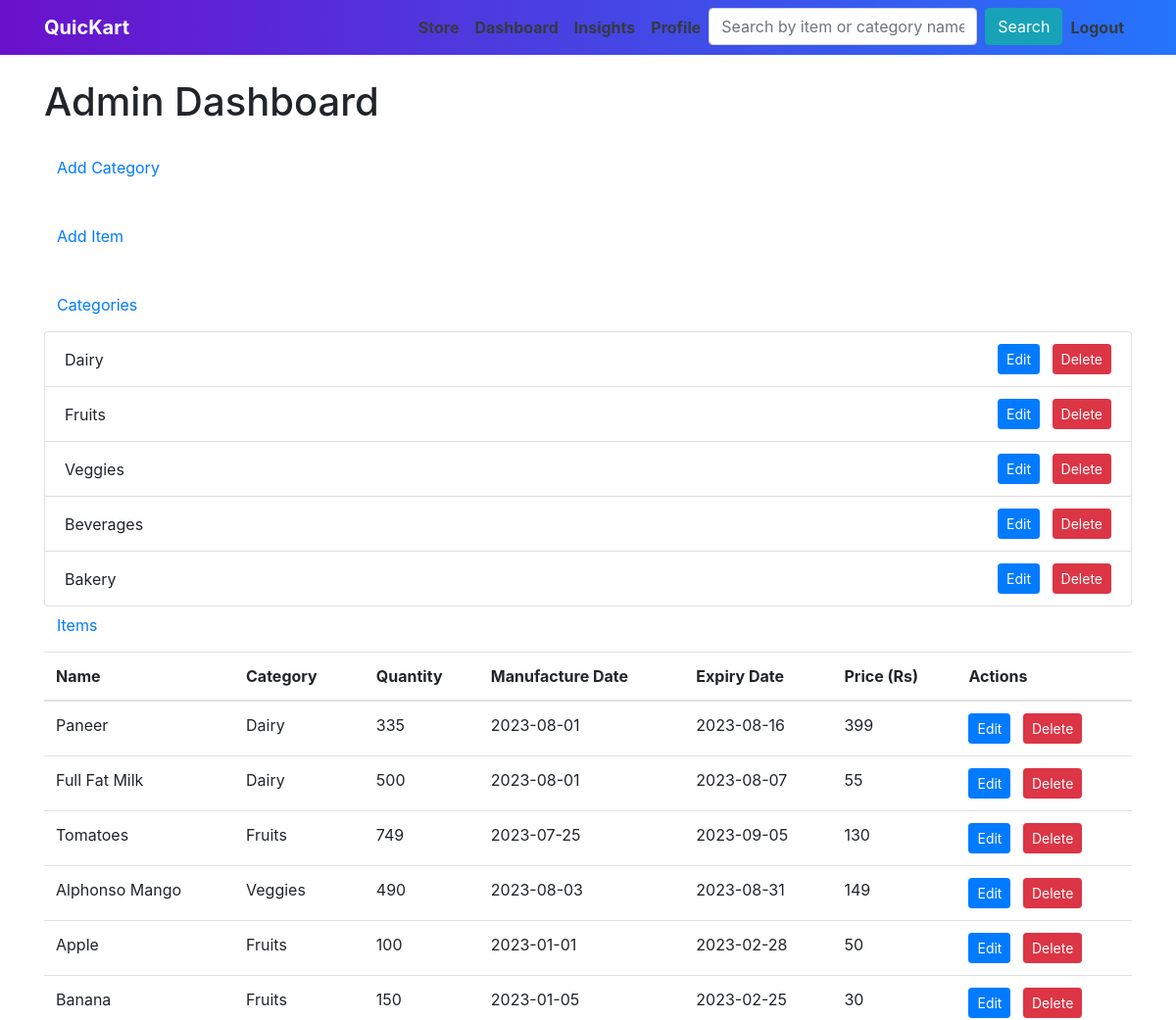
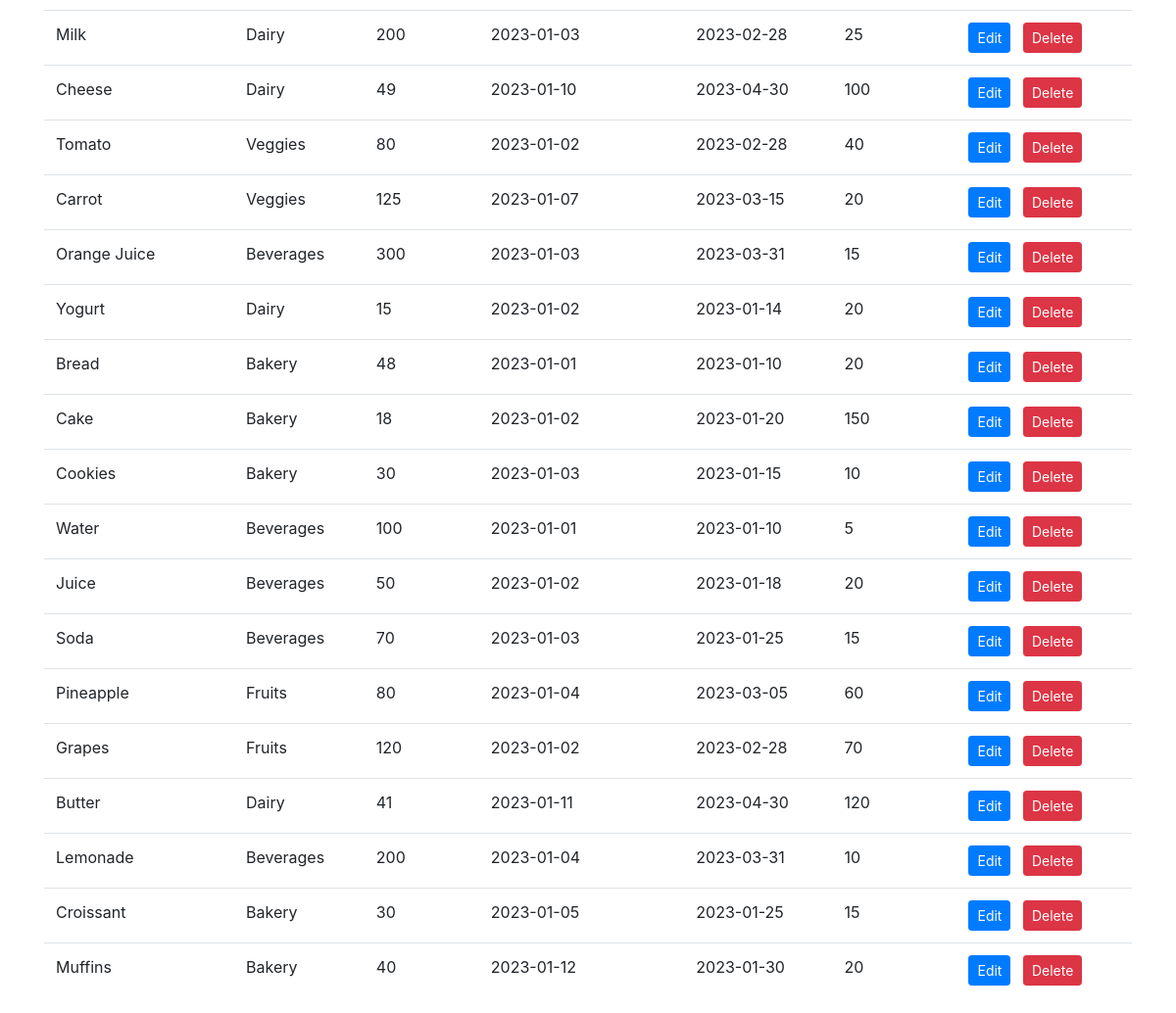
/dashboard, run on the app's committed database (2 pictures, top to bottom).
### application/models.py (models this page shows)
class categories(db.Model):
    __tablename__ = 'categories'
    category_id = db.Column(db.Integer, primary_key=True, autoincrement=True)
    catName = db.Column(db.String)
    items = db.relationship("items", secondary="categoryOfItem")

class items(db.Model):
    __tablename__ = 'items'
    item_id = db.Column(db.Integer, primary_key=True, autoincrement=True)
    name = db.Column(db.String)
    qty = db.Column(db.Integer)
    dom = db.Column(db.Date)
    doe = db.Column(db.Date)
    price = db.Column(db.Integer)
    category = db.relationship("categories", secondary="categoryOfItem")
    unit = db.Column(db.String)

### application/controllers.py (the view)
@app.route('/dashboard')
def dashboard():
    categorylist = categories.query.all()
    itemlist = items.query.all()
    return render_template('dashboard.html', categories=categorylist, items=itemlist)

### templates/dashboard.html (shortened to what this page needs)
<!DOCTYPE html>
<html>
<head>
    <link rel="stylesheet" href="https://stackpath.bootstrapcdn.com/bootstrap/4.5.2/css/bootstrap.min.css">
</head>
<body>
    {% include 'navbar_admin.html' %}
    <div class="container mt-4">
        <h1 class="mb-4">Admin Dashboard</h1>
        <div class="form-container">
            <h3>
                <button class="btn btn-link" type="button" data-toggle="collapse" data-target="#addCategorySection" aria-expanded="false" aria-controls="addCategorySection">
                    Add Category
                </button>
            </h3>
        </div>
        <br>
        <div class="form-container">
            <h3>
                <button class="btn btn-link" type="button" data-toggle="collapse" data-target="#addItemSection" aria-expanded="false" aria-controls="addItemSection">
                    Add Item
                </button>
            </h3>
        </div>
        <br>
        <h3>
            <button class="btn btn-link" type="button" data-toggle="collapse" data-target="#categoriesSection" aria-expanded="true" aria-controls="categoriesSection">
                Categories
            </button>
        </h3>
        <div id="categoriesSection" class="collapse show">
            <ul class="list-group">
                {% for category in categories %}
                <li class="list-group-item d-flex justify-content-between align-items-center">
                    {{ category.catName }}
                    <div>
                        <a href="/edit_category/{{ category.category_id }}" class="btn btn-primary btn-sm mr-2">Edit</a>
                        <a href="/delete_category/{{ category.category_id }}" class="btn btn-danger btn-sm">Delete</a>
                    </div>
                </li>
                {% endfor %}
            </ul>
        </div>
        <h3>
            <button class="btn btn-link" type="button" data-toggle="collapse" data-target="#itemsSection" aria-expanded="true" aria-controls="itemsSection">
                Items
            </button>
        </h3>
        <div id="itemsSection" class="collapse show">
            <table class="table">
                <thead>
                    <tr>
                        <th>Name</th>
                        <th>Category</th>
                        <th>Quantity</th>
                        <th>Manufacture Date</th>
                        <th>Expiry Date</th>
                        <th>Price (Rs)</th>
                        <th>Actions</th>
                    </tr>
                </thead>
                <tbody>
                    {% for item in items %}
                    <tr>
                        <td>{{ item.name }}</td>
                        <td>{% for category in item.category %}{{ category.catName }}{% endfor %}</td>
                        <td>{{ item.qty }}</td>
                        <td>{{ item.dom }}</td>
                        <td>{{ item.doe }}</td>
                        <td>{{ item.price }}</td>
                        <td>
                            <a href="/edit_item/{{ item.item_id }}" class="btn btn-primary btn-sm mr-2">Edit</a>
                            <a href="/delete_item/{{ item.item_id }}" class="btn btn-danger btn-sm">Delete</a>
                        </td>
                    </tr>
                    {% endfor %}
                </tbody>
            </table>
        </div>
    </div>
</body>
</html>

### templates/navbar_admin.html (shortened to what this page needs)
<nav class="navbar navbar-expand-md navbar-dark bg-dark gradient-custom">
    <div class="container">
        <a class="navbar-brand font-weight-bold" href="/">QuicKart</a>
        <div class="collapse navbar-collapse" id="navbarCollapse">
            <ul class="navbar-nav ml-auto">
                <li class="nav-item">
                    <a class="nav-link font-weight-bold text-dark" href="/shop">Store</a>
                </li>
                <li class="nav-item">
                    <a class="nav-link font-weight-bold text-dark" href="/dashboard">Dashboard</a>
                </li>
                <li class="nav-item">
                    <a class="nav-link font-weight-bold text-dark" href="/insights">Insights</a>
                </li>
                <li class="nav-item">
                    <a class="nav-link font-weight-bold text-dark" href="/profile">Profile</a>
                </li>
                <li class="nav-item">
                    <form method="GET" action="/search" class="form-inline d-flex align-items-center">
                        <div class="form-group">
                            <input type="text" name="query" class="form-control" placeholder="Search by item or category name">
                        </div>
                        <button type="submit" class="btn btn-info ml-2">Search</button>
                    </form>
                </li>
                <li class="nav-item">
                    <a class="nav-link font-weight-bold text-dark" href="/logout">Logout</a></li>
            </ul>
        </div>
    </div>
</nav>

### templates/dashboard.html (style rules this page uses)
.gradient-custom { background: linear-gradient(to right, rgba(106, 17, 203, 1), rgba(37, 117, 252, 1)) }

### data on the page
categories: catName "Dairy"
categories: catName "Fruits"
categories: catName "Veggies"
categories: catName "Beverages"
categories: catName "Bakery"
items: name "Paneer", qty "335", dom "2023-08-01", doe "2023-08-16", price "399"
items: name "Full Fat Milk", qty "500", dom "2023-08-01", doe "2023-08-07", price "55"
items: name "Tomatoes", qty "749", dom "2023-07-25", doe "2023-09-05", price "130"
items: name "Alphonso Mango", qty "490", dom "2023-08-03", doe "2023-08-31", price "149"
items: name "Apple", qty "100", dom "2023-01-01", doe "2023-02-28", price "50"
items: name "Banana", qty "150", dom "2023-01-05", doe "2023-02-25", price "30"
items: name "Milk", qty "200", dom "2023-01-03", doe "2023-02-28", price "25"
items: name "Cheese", qty "49", dom "2023-01-10", doe "2023-04-30", price "100"
items: name "Tomato", qty "80", dom "2023-01-02", doe "2023-02-28", price "40"
items: name "Carrot", qty "125", dom "2023-01-07", doe "2023-03-15", price "20"
items: name "Orange Juice", qty "300", dom "2023-01-03", doe "2023-03-31", price "15"
items: name "Yogurt", qty "15", dom "2023-01-02", doe "2023-01-14", price "20"
items: name "Bread", qty "48", dom "2023-01-01", doe "2023-01-10", price "20"
items: name "Cake", qty "18", dom "2023-01-02", doe "2023-01-20", price "150"
items: name "Cookies", qty "30", dom "2023-01-03", doe "2023-01-15", price "10"
items: name "Water", qty "100", dom "2023-01-01", doe "2023-01-10", price "5"
items: name "Juice", qty "50", dom "2023-01-02", doe "2023-01-18", price "20"
items: name "Soda", qty "70", dom "2023-01-03", doe "2023-01-25", price "15"
items: name "Pineapple", qty "80", dom "2023-01-04", doe "2023-03-05", price "60"
items: name "Grapes", qty "120", dom "2023-01-02", doe "2023-02-28", price "70"
items: name "Butter", qty "41", dom "2023-01-11", doe "2023-04-30", price "120"
items: name "Lemonade", qty "200", dom "2023-01-04", doe "2023-03-31", price "10"
items: name "Croissant", qty "30", dom "2023-01-05", doe "2023-01-25", price "15"
items: name "Muffins", qty "40", dom "2023-01-12", doe "2023-01-30", price "20"
